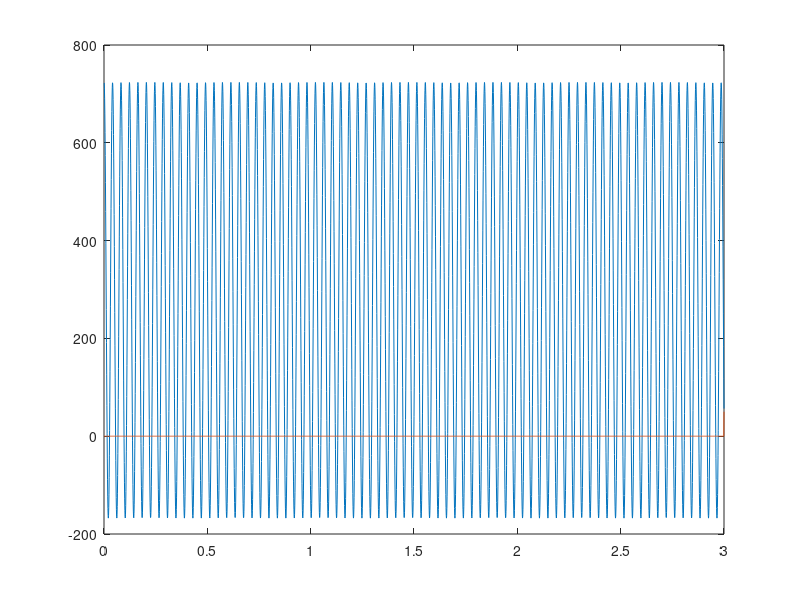

The MATLAB script that drew this image:
% Esame 28 gennaio 2022
% Simone Canevarolo
% S269893
% 2/07/2024

clear all
close all
clc

lungh = 3; % m
raggio = 1e-2;
ss = 3e-3;

port = 0.02; % Kg/s
rovol = 1.4e-3; % Kg/m^3
cppvc = 1400; % J/Kg/K
kpvc = 0.16; % W/m/K

Taria = 278; % K
hout = 10; % W/m^2/K

Tin = 50; % K

roh2o = 1e3; % kg/m^3
Abase = pi*(raggio^2);

uu = port*Abase/roh2o; % m/s
Asint = 2*pi*raggio*lungh; % m^2
Asest = 2*pi*(raggio+ss)*lungh; % m^2
Volint = Abase*lungh; % m^3
Volest = pi*(raggio+ss)^2*lungh-Volint; % m^3

dx = 1e-3; % m
xx1 = (0:dx:lungh)';
xx2 = xx1;
Nx1 = length(xx1);

xx = [xx1;xx2];
Nx = length(xx);

aa = rovol*cppvc*uu/dx;
cc = hout*Asint/Volint;

supsup = zeros(Nx,1);
sup = zeros(Nx,1);
main = zeros(Nx,1);
sub = zeros(Nx,1);
subsub = zeros(Nx,1);

supsup(1:2:end) = kpvc/dx^2*ones(Nx1,1);
supsup(2:2:end) = zeros(Nx1,1);

sup(1:2:end,1) = zeros(Nx1,1);
sup(2:2:end) = zeros(Nx1,1);

main(1:2:end,1) = ((-2*kpvc/dx^2+aa)+hout*Asest/Volest)*ones(Nx1,1);
main(2:2:end,1) = (-aa-cc)*ones(Nx1,1);

sub(1:2:end,1) = zeros(Nx1,1);
sub(2:2:end) = -hout*Asint/Volint;

subsub(1:2:end) = kpvc/dx^2*ones(Nx1,1);
subsub(2:2:end,1) = aa*ones(Nx1,1);

Band = [subsub, sub, main, sup, supsup];

AA = spdiags(Band,-2:2,Nx,Nx);
bb = zeros(Nx,1);
bb(1:2:end) = Taria*hout*Asest/Volest;

% Neumann adiabatico sx
AA(1,:) = 0;
AA(1,1) = 1;
AA(1,3) = -1;
bb(1) = 0;

% Dirichlet dx solido

% AA() = 1;
% bb(end) = Tin;

% Dirichlet dx liquido
AA(end,:) = 0;
AA(end,end) = 1;
bb(end) = Tin;

TT = AA\bb;

TT1 = TT(1:2:end);
TT2 = TT(2:2:end);

figure(1)
plot(xx1,TT1)
hold on
plot(xx1,TT2)
